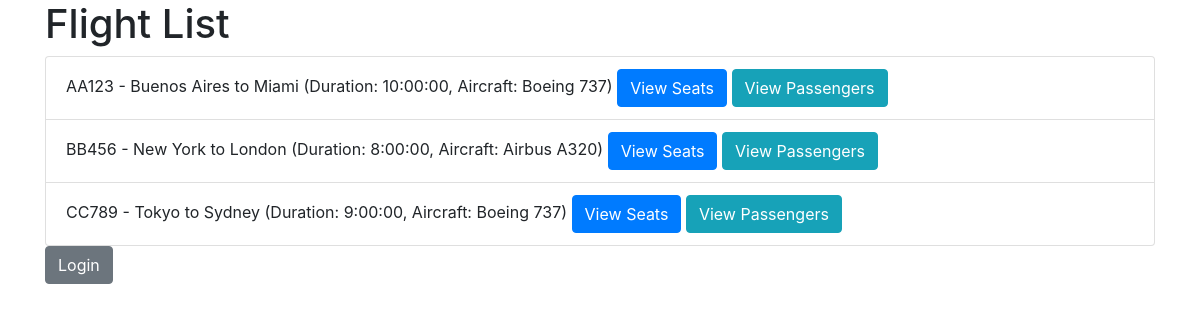
The app's page /flights/ with its own data.
### flights/models.py (models this page shows, shortened)
class Flight(models.Model):
    flight_number = models.CharField(max_length=20)
    origin = models.CharField(max_length=50)
    destination = models.CharField(max_length=50)
    departure_time = models.DateTimeField()
    arrival_time = models.DateTimeField()
    duration = models.DurationField(null=True, blank=True)
    aircraft = models.ForeignKey(Aircraft, on_delete=models.PROTECT, null=True)
    estado = models.CharField(
        max_length=20,
        choices=[
            ('scheduled', 'Scheduled'),
            ('on_time', 'On Time'),
            ('delayed', 'Delayed'),
            ('cancelled', 'Cancelled'),
            ('completed', 'Completed'),
        ],
        default='scheduled',
    )
    precio_base = models.DecimalField(max_digits=10, decimal_places=2, default=0.00)

class Aircraft(models.Model):
    name = models.CharField(max_length=50)
    model = models.CharField(max_length=50)
    capacity = models.IntegerField(validators=[MinValueValidator(1)])
    rows = models.IntegerField(default=10)
    columns = models.IntegerField(default=6)
    seat_layout = models.JSONField(null=True, blank=True)
    technical_information = models.JSONField(null=True, blank=True)
    def __str__(self):
        return self.name

### flights/views.py (the view)
# urls.py: path('', views.flight_list, name='flight_list'),
def flight_list(request):
    try:
        flights = services.get_all_flights()
        return render(request, 'flights/flight_list.html', {'flights': flights})
    except Exception as e:
        return render(request, 'flights/error.html', {'error_message': str(e)})

### flights/services.py (called while the page is built)
def get_all_flights():
    return Flight.objects.all()

### flights/templates/flights/flight_list.html (shortened to what this page needs)
<!DOCTYPE html>
<html>
<head>
    <link rel="stylesheet" href="https://stackpath.bootstrapcdn.com/bootstrap/4.5.2/css/bootstrap.min.css">
</head>
<body>
    <div class="container">
        <h1>Flight List</h1>
        <ul class="list-group">
            {% for flight in flights %}
            <li class="list-group-item">
                {{ flight.flight_number }} - {{ flight.origin }} to {{ flight.destination }}
                (Duration: {{ flight.duration }}, Aircraft: {{ flight.aircraft }})
                <a href="{% url 'seat_availability' flight_id=flight.id %}" class="btn btn-primary">View Seats</a>
                <a href="{% url 'passengers_by_flight' flight_id=flight.id %}" class="btn btn-info">View Passengers</a>
            </li>
            {% endfor %}
        </ul>
        <a href="{% url 'login' %}" class="btn btn-secondary">Login</a>
    </div>
</body>
</html>

### records on screen
Flight: flight_number "AA123", origin "Buenos Aires", destination "Miami", duration "10:00:00", aircraft "Boeing 737"
Flight: flight_number "BB456", origin "New York", destination "London", duration "8:00:00", aircraft "Airbus A320"
Flight: flight_number "CC789", origin "Tokyo", destination "Sydney", duration "9:00:00", aircraft "Boeing 737"
